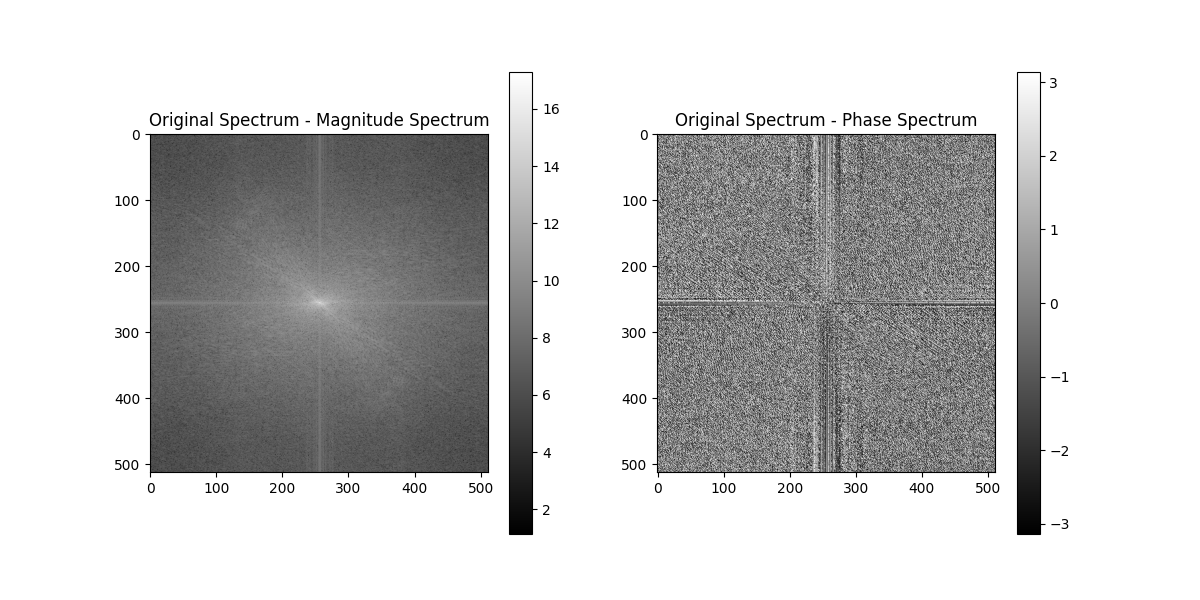
#> input picture Original Spectrum_spectrum.png, 1200 x 600 px
$ python -i image_functions.py   (imports and definitions only)
#> lines starting #> are read from the running program, lines starting #| are printed output that depends on the picture
from PIL import Image
import numpy as np
from scipy.ndimage import convolve
import matplotlib.pyplot as plt
import cv2
import os


# Basic Image Operations
# [15 lines left out: functions doBrightness, doContrast, not called in this run]


def doNegative(arr):
    return 255 - arr


def doDefault():
    im = Image.open("./images/lenac.bmp")
    return np.array(im)


def doVerticalFlip(arr):
    return arr[::-1]


def doHorizontalFlip(arr):
    return arr[:, ::-1]


def doDiagonalFlip(arr):
    return arr[::-1, ::-1]


# [18 lines left out: functions doShrink, doEnlarge, not called in this run]


# Filters
def min_filter(arr, kernel_size=2):
    return _apply_filter(arr, kernel_size, np.min)


def max_filter(arr, kernel_size=2):
    return _apply_filter(arr, kernel_size, np.max)


# [182 lines left out: functions _apply_filter, _apply_filter_single, adaptive_median_filter, _adaptive_filter, mse, pmse and 5 more, not called in this run]

def roberts_operator_ii(image):
    if len(image.shape) == 3:
        channels = cv2.split(image)
        processed_channels = []
        for channel in channels:
            processed_channel = roberts_operator_ii_single_channel(channel)
            processed_channels.append(processed_channel)
        return cv2.merge(processed_channels)
    else:
        return roberts_operator_ii_single_channel(image)

def roberts_operator_ii_single_channel(image):
    height, width = image.shape

    filtered_image = np.zeros_like(image, dtype=np.float32)

    for n in range(height - 1):  # Exclude the last row
        for m in range(width - 1):  # Exclude the last column
            diff1 = abs(float(image[n, m]) - float(image[n + 1, m + 1]))
            diff2 = abs(float(image[n, m + 1]) - float(image[n + 1, m]))

            filtered_image[n, m] = diff1 + diff2

    filtered_image = cv2.normalize(filtered_image, None, 0, 255, cv2.NORM_MINMAX)
    return filtered_image.astype(np.uint8)

def mean(histogram, total_pixels):
    return np.sum(histogram * np.arange(len(histogram))) / total_pixels

def variance(histogram, total_pixels, mean):
    return np.sum(((np.arange(len(histogram)) - mean) ** 2) * histogram) / total_pixels

def std_dev(variance):
    return np.sqrt(variance)

def variation_coeff_1(std_dev, mean):
    return std_dev / mean

def asymmetry_coeff(histogram, total_pixels, mean, std_dev):
    return np.sum(((np.arange(len(histogram)) - mean) ** 3) * histogram) / (std_dev ** 3 * total_pixels)

def flattening_coeff(histogram, total_pixels, mean, std_dev):
    return (np.sum(((np.arange(len(histogram)) - mean) ** 4) * histogram) / (std_dev ** 4 * total_pixels)) - 3

def variation_coeff_2(histogram, total_pixels):
    return np.sum((histogram / total_pixels) ** 2)

def entropy(histogram, total_pixels):
    return -np.sum((histogram / total_pixels) * np.log2(histogram / total_pixels + 1e-10))

# [52 lines left out: functions create_histogram, exponential_density_function, not called in this run]

>>> import cv2
>>> picture = cv2.imread('Original Spectrum_spectrum.png')
#> picture is the input picture: shape (600, 1200, 3); min 0, max 255, mean 203.5
>>> result = roberts_operator_ii(picture)
#> the loop in roberts_operator_ii, `for channel in channels:` made 3 passes
#> pass 1, in roberts_operator_ii, `processed_channel = roberts_operator_ii_single_channel(channel)`:
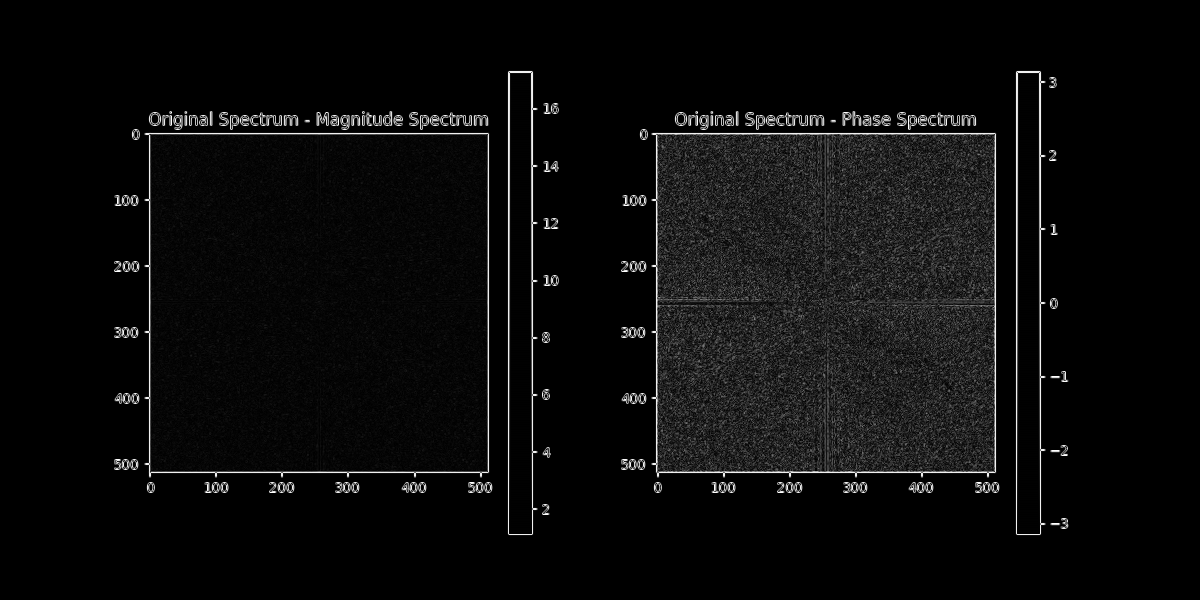
#> processed_channel: shape (600, 1200); min 0, max 255, mean 11.2
#> after the loop in roberts_operator_ii, `for channel in channels:`: processed_channels = 3 items

$ run again, on blue_channel_histogram.png
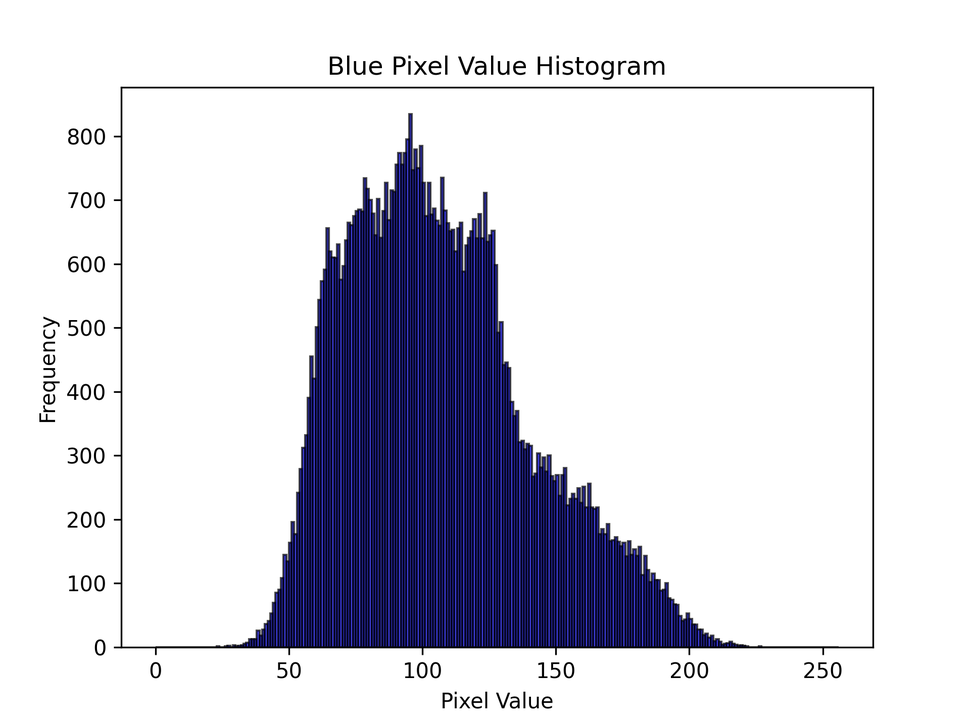
#> input picture blue_channel_histogram.png, 970 x 727 px, shrunk from 1920 x 1440 before the run
#> picture is the input picture: shape (727, 970, 3); mean B, G, R 223.4, 213.3, 213.3
#> the loop in roberts_operator_ii, `for channel in channels:` made 3 passes
#> pass 1, in roberts_operator_ii, `processed_channel = roberts_operator_ii_single_channel(channel)`:
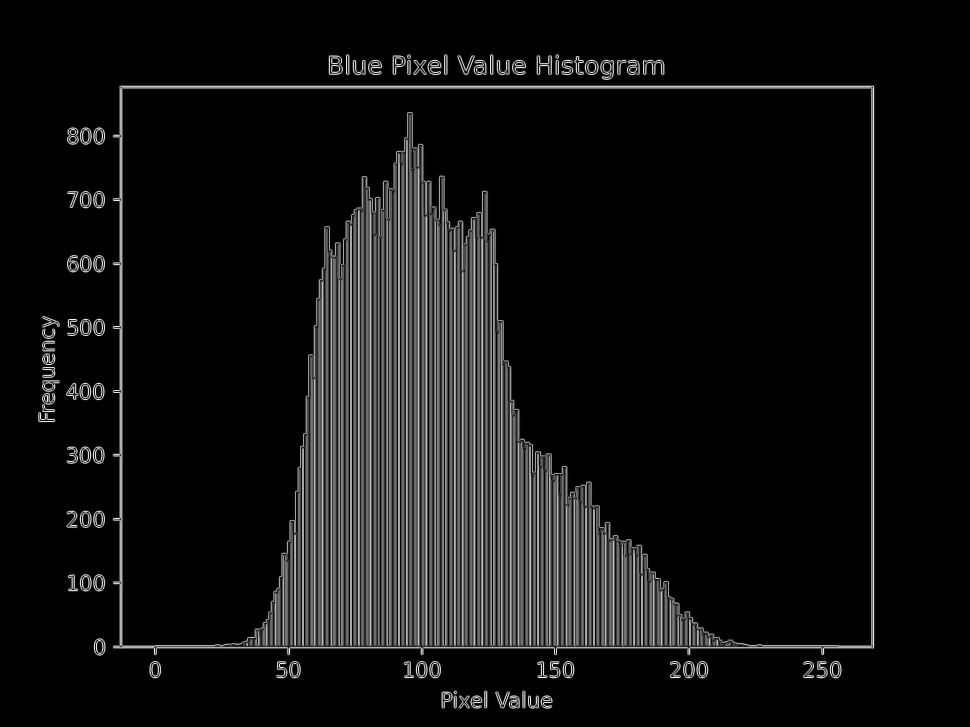
#> processed_channel: shape (727, 970); min 0, max 255, mean 18.3
#> after the loop in roberts_operator_ii, `for channel in channels:`: processed_channels = 3 items
#> in roberts_operator_ii, `return cv2.merge(processed_channels)`:
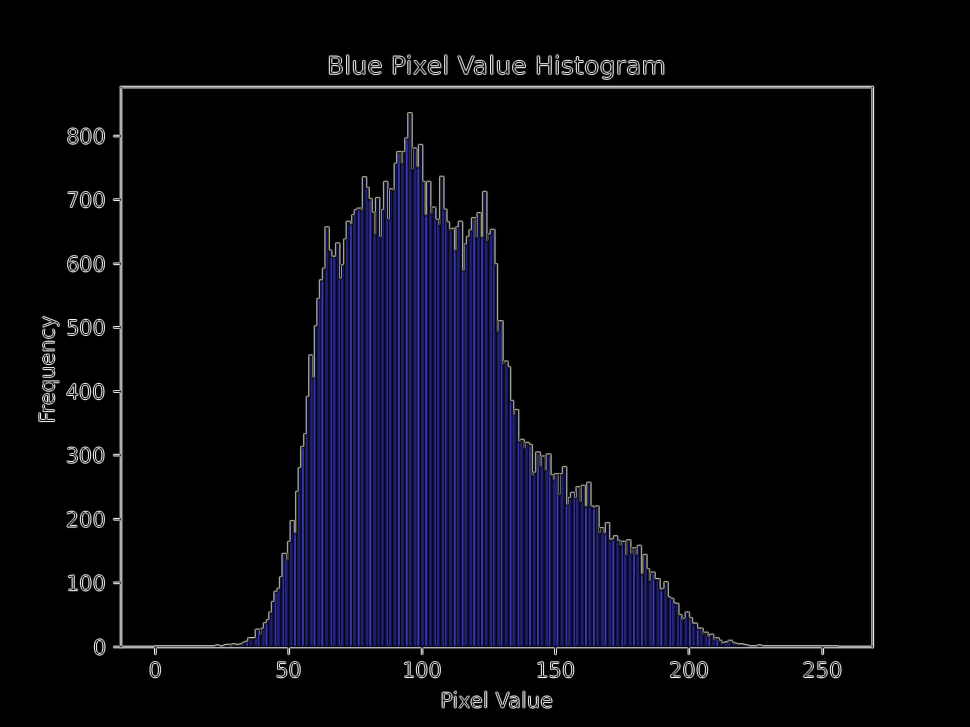
#> returned value: shape (727, 970, 3); mean of channels 0, 1, 2 18.3, 8.6, 8.6; drawn as B, G, R

$ run again, on green_channel_histogram.png
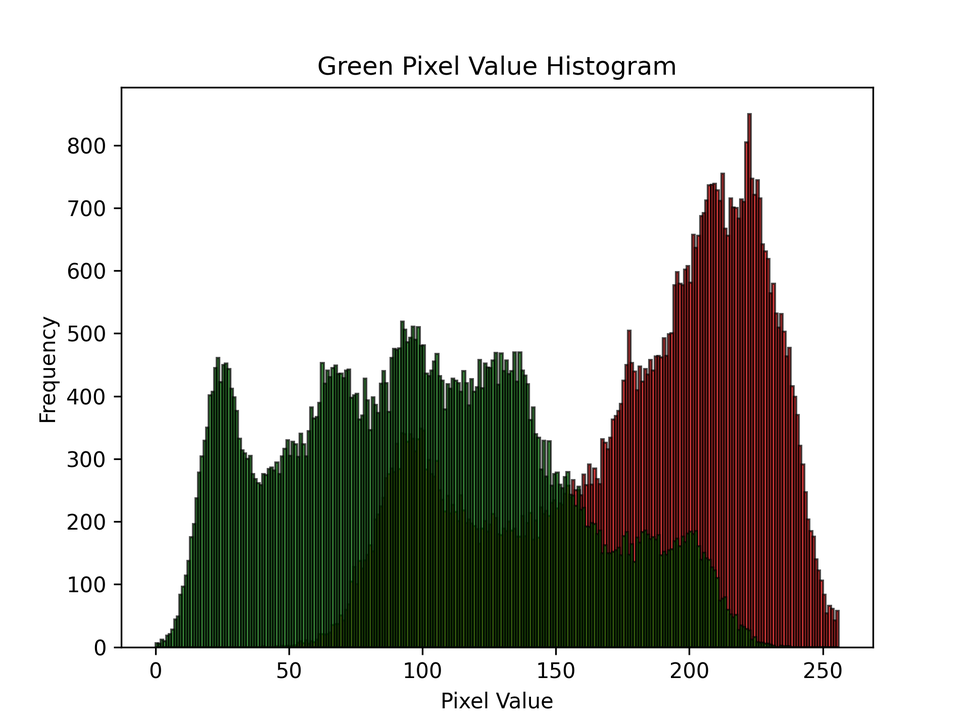
#> input picture green_channel_histogram.png, 970 x 727 px, shrunk from 1920 x 1440 before the run
#> picture is the input picture: shape (727, 970, 3); mean B, G, R 192.2, 197.1, 198.4
#> the loop in roberts_operator_ii, `for channel in channels:` made 3 passes
#> pass 1, in roberts_operator_ii, `processed_channel = roberts_operator_ii_single_channel(channel)`:
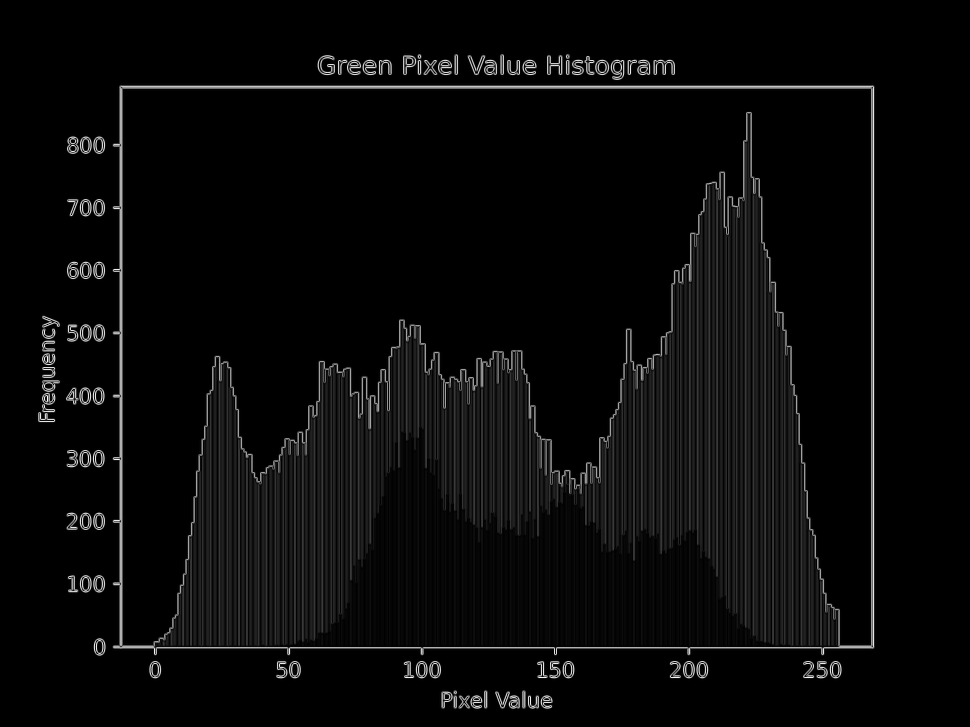
#> processed_channel: shape (727, 970); min 0, max 255, mean 9.7
#> after the loop in roberts_operator_ii, `for channel in channels:`: processed_channels = 3 items
#> in roberts_operator_ii, `return cv2.merge(processed_channels)`:
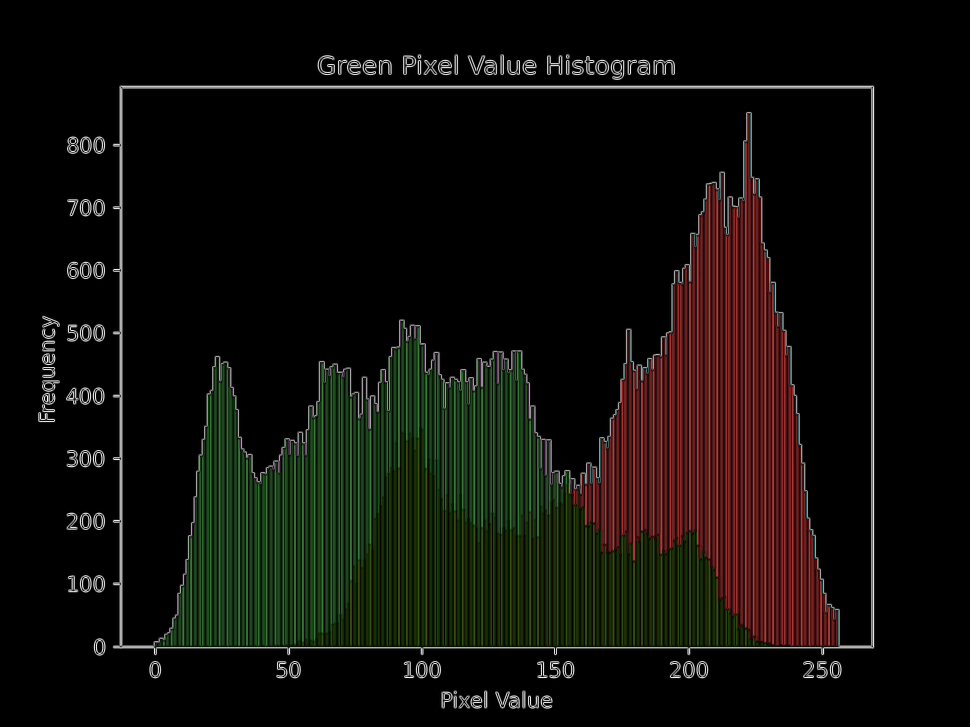
#> returned value: shape (727, 970, 3); mean of channels 0, 1, 2 9.7, 14.5, 16.1; drawn as B, G, R

$ run again, on red_channel_histogram.png
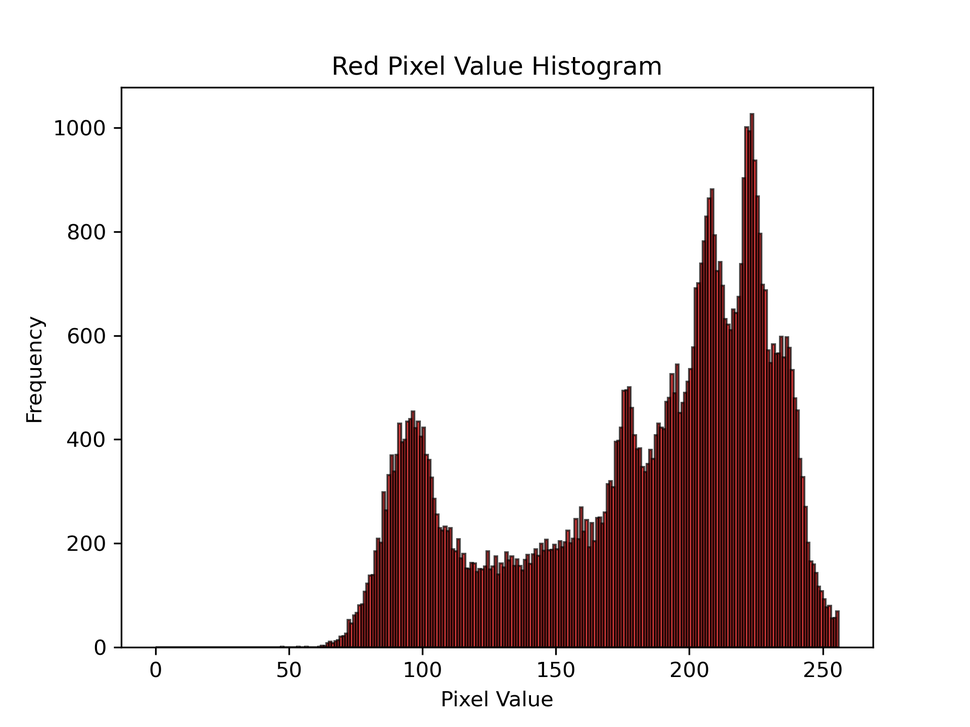
#> input picture red_channel_histogram.png, 970 x 727 px, shrunk from 1920 x 1440 before the run
#> picture is the input picture: shape (727, 970, 3); mean B, G, R 220.5, 220.5, 228.8
#> the loop in roberts_operator_ii, `for channel in channels:` made 3 passes
#> pass 1, in roberts_operator_ii, `processed_channel = roberts_operator_ii_single_channel(channel)`:
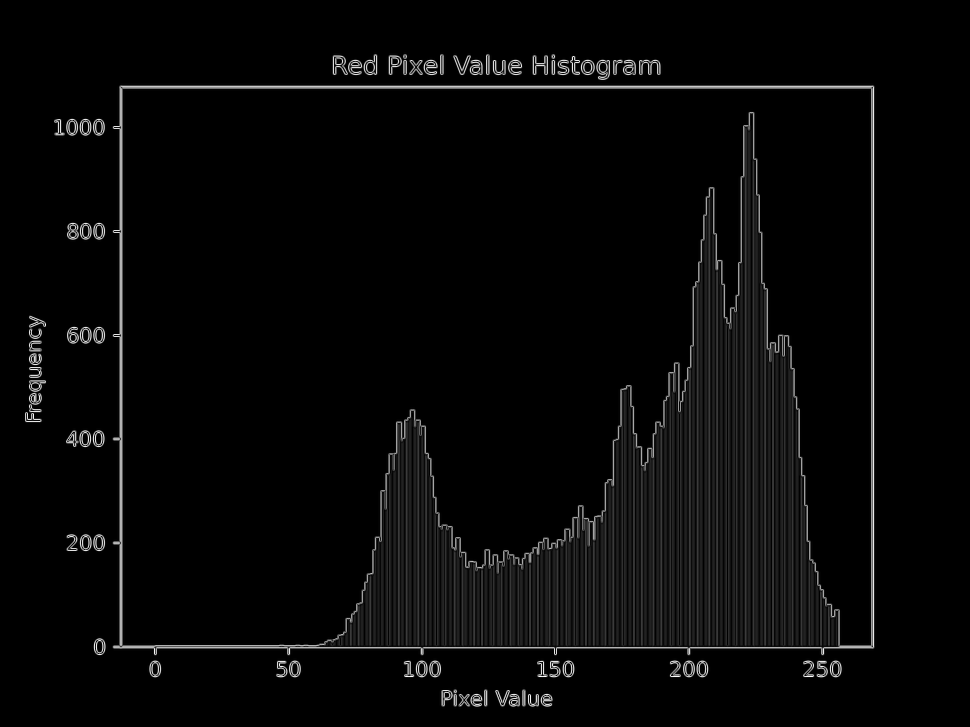
#> processed_channel: shape (727, 970); min 0, max 255, mean 7.8
#> after the loop in roberts_operator_ii, `for channel in channels:`: processed_channels = 3 items
#> in roberts_operator_ii, `return cv2.merge(processed_channels)`:
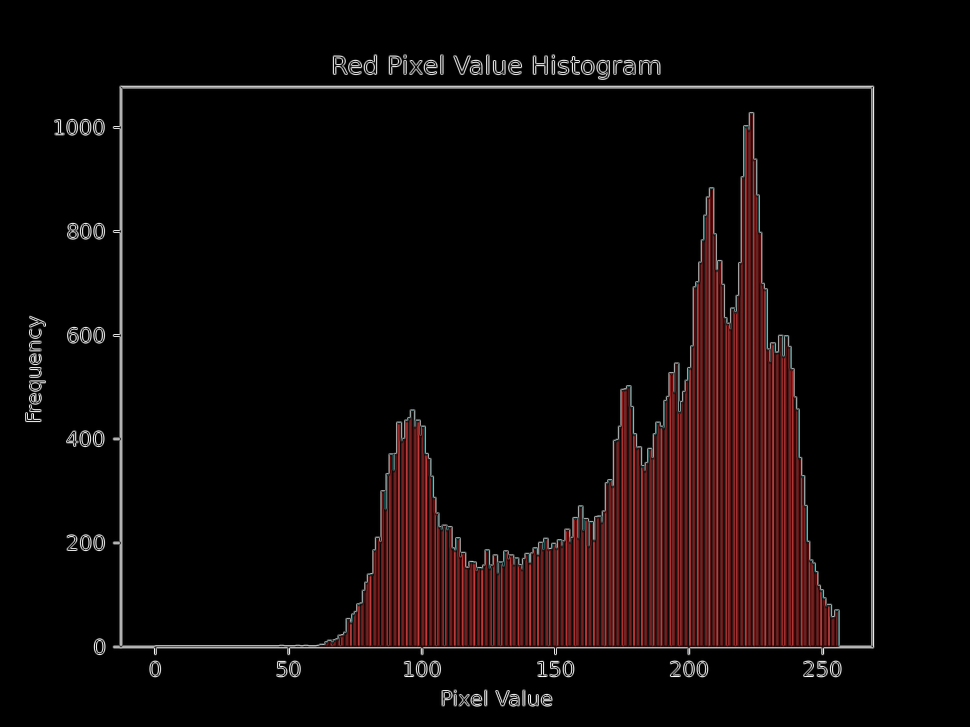
#> returned value: shape (727, 970, 3); mean of channels 0, 1, 2 7.8, 7.8, 15.8; drawn as B, G, R
